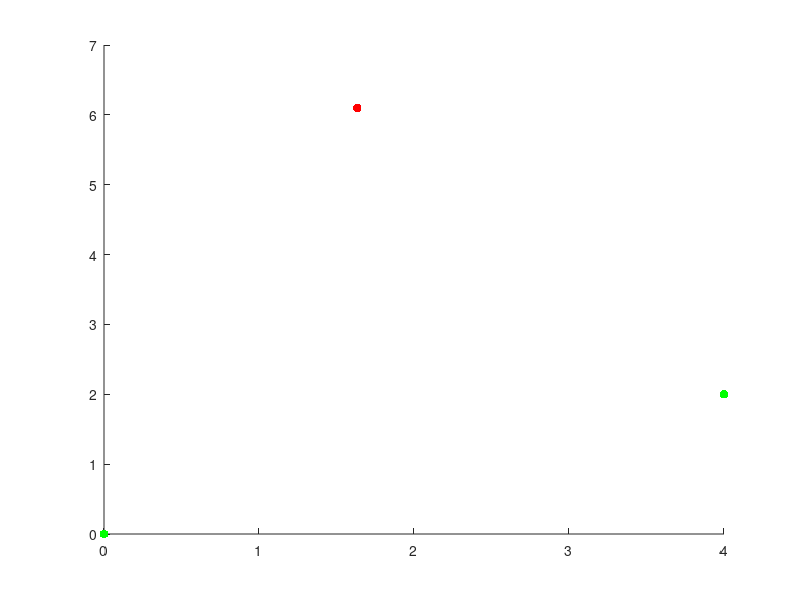

Write MATLAB code to recreate this figure. (Note: this script raises an error after producing the figure.)
% Q1

clc
clear all
close all
format long

rad = pi/180;

%% PART C
% beacons and measurements
L1 = [0 0];  % first known location coordinates [x y]
x1 = L1(1);
y1 = L1(2);
theta1 = -165*rad;    % measurement from L1

L2 = [4 2];  % second known location coordinates [x y]
x2 = L2(1);
y2 = L2(2);
theta2 = 150*rad;      % measurement from L2

T1 = tan(pi/2-theta1);
T2 = tan(pi/2-theta2);
A=[T1 -1;T2 -1];
B=[T1*x1-y1;T2*x2-y2];
C=inv(A)*B;
x0=C(1);
y0=C(2);


% plot
figure(1)
scatter(x1,y1,40,'g','fill')
hold on
scatter(x2,y2,40,'g','fill')
scatter(x0,y0,40,'r','fill')
title('Problem 1: Part c','2D Position Fix with Two Beacon Measurements')
xlabel('x [m]')
ylabel('y [m]')
legend('Lighthouse 1','Lighthouse 2','Position Fix','Location','best')
grid on

%% PART D

L1 = [0 0];  % first known location coordinates [x y]
x1 = L1(1);
y1 = L1(2);
theta1 = -140*rad;    

L2 = [4 2];  % second known location coordinates [x y]
x2 = L2(1);
y2 = L2(2);
theta2 = 90*rad;      

L3 = [1 4];  
x3 = L3(1);
y3 = L3(2);
theta3 = -30*rad;     

T1 = tan(pi/2-theta1);
T2 = tan(pi/2-theta2);
T3 = tan(pi/2-theta3);
T  = [T1 T2 T3];
x0y0 = [];
x = [x1 x2 x3];
y = [y1 y2 y3];
for i=1:length(T)
    for j=1:length(T)
        if i<j || i==~j
A=[T(i) -1; T(j) -1];
B=[T(i)*x(i)-y(i);T(j)*x(j)-y(j)];
C=inv(A)*B;
x0y0 = [x0y0; C(1) C(2)];
        end
    end
end

% plot
figure(2)
scatter(x,y,40,'g','fill')
hold on
scatter(x0y0(:,1),x0y0(:,2),40,'b','fill')
scatter(sum(x0y0(:,1))/length(x0y0(:,1)),sum(x0y0(:,2))/length(x0y0(:,2)),40,'r','fill')
title('Problem 1: Part d','3 Lighthouses')
xlabel('x [m]')
ylabel('y [m]')
legend('Lighthouses','Position Fixes' ,'Lighthouse Center','Location','best')
grid on